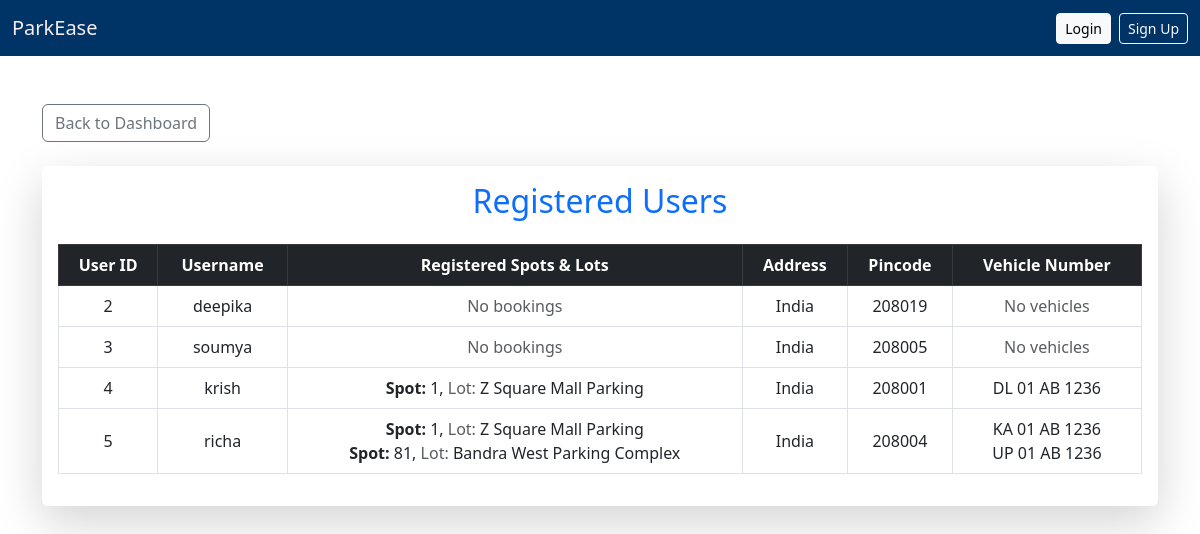
/admin_users, run on the app's committed database.
### database.py (models this page shows)
class User(db.Model):
    __tablename__ = 'users'
    id = db.Column(db.Integer, primary_key=True, autoincrement=True)
    username = db.Column(db.String(80), unique=True, nullable=False)
    password = db.Column(db.String(120), nullable=False)
    is_admin = db.Column(db.Boolean, default=False)
    address=db.Column(db.String(180),  nullable=True)
    pincode=db.Column(db.String(6),  nullable=False)

class ParkingLot(db.Model):
    __tablename__ = 'parking_lots'
    id = db.Column(db.Integer, primary_key=True)
    name = db.Column(db.String(100), nullable=False)
    location = db.Column(db.String(100), nullable=False)
    price = db.Column(db.Float, nullable=False)
    total_spots=db.Column(db.Integer)
    available_spots = db.Column(db.Integer, default=0)

class BookingHistory(db.Model):
    __tablename__ = 'booking_history'
    id = db.Column(db.Integer, primary_key=True)
    user_id = db.Column(db.Integer, db.ForeignKey('users.id'))
    lot_id = db.Column(db.Integer, db.ForeignKey('parking_lots.id'))
    spot_id = db.Column(db.Integer, db.ForeignKey('parking_spots.id'))
    start_time = db.Column(db.DateTime)
    end_time = db.Column(db.DateTime)
    cost = db.Column(db.Float)
    vehicle_number=db.Column(db.String(10), nullable=False)
    user = db.relationship('User', backref='bookings')
    lot = db.relationship('ParkingLot', backref='bookings')
    spot = db.relationship('ParkingSpot', backref='bookings')

### main.py (the view)
@app.route('/admin_users')
def admin_users():
    users = User.query.filter_by(is_admin=False).all()
    user_spots = {}; user_vehicles = {}
    for u in users:
        bookings = BookingHistory.query.filter_by(user_id=u.id).all()
        spots = []; vehicles = set()
        for b in bookings:
            vehicles.add(b.vehicle_number)
            spot = ParkingSpot.query.get(b.spot_id)
            lot = ParkingLot.query.get(spot.lot_id) if spot else None
            if lot: spots.append((spot.id, lot.name))
        user_spots[u.id], user_vehicles[u.id] = spots, vehicles
    return render_template('admin_users.html', users=users,
                           user_spots_lots=user_spots, user_vehicles=user_vehicles)

### templates/admin_users.html (shortened to what this page needs)
{% extends "base.html" %}
{% block content %}
<div class="container mt-5 mb-5">
    <div class="d-flex justify-content-start mb-4">
        <a href="/admin_dashboard" class="btn btn-outline-secondary">
             Back to Dashboard
        </a>
    </div>
    <div class="card shadow-lg border-0">
        <div class="card-body">
            <h2 class="mb-4 text-center text-primary">
                 Registered Users
            </h2>
            {% if users %}
            <div class="table-responsive">
                <table class="table table-hover table-bordered align-middle text-center">
                    <thead class="table-dark">
                        <tr>
                            <th>User ID</th>
                            <th>Username</th>
                            <th>Registered Spots & Lots</th>
                            <th>Address</th>
                            <th>Pincode</th>
                            <th>Vehicle Number</th>
                        </tr>
                    </thead>
                    <tbody>
                        {% for user in users %}
                        <tr>
                            <td>{{ user.id }}</td>
                            <td>{{ user.username }}</td>
                            <td>
                                {% if user_spots_lots[user.id] %}
                                <ul class="list-unstyled mb-0">
                                    {% for spot_id, lot_name in user_spots_lots[user.id] %}
                                    <li><span class="fw-semibold">Spot:</span> {{ spot_id }}, <span class="text-muted">Lot:</span> {{ lot_name }}</li>
                                    {% endfor %}
                                </ul>
                                {% else %}
                                <span class="text-muted">No bookings</span>
                                {% endif %}
                            </td>
                            <td>{{ user.address }}</td>
                            <td>{{ user.pincode }}</td>
                            <td>
                                {% if user_vehicles[user.id] %}
                                <ul class="list-unstyled mb-0">
                                    {% for vehicle in user_vehicles[user.id] %}
                                    <li>{{ vehicle }}</li>
                                    {% endfor %}
                                </ul>
                                {% else %}
                                <span class="text-muted">No vehicles</span>
                                {% endif %}
                            </td>
                        </tr>
                        {% endfor %}
                    </tbody>
                </table>
            </div>
            {% else %}
            <div class="alert alert-warning text-center">
                <i class="bi bi-exclamation-circle-fill"></i> No registered users found.
            </div>
            {% endif %}
        </div>
    </div>
</div>
{% endblock %}

### data on the page
User: id "2", username "deepika", shows "No bookings", address "India", pincode "208019", shows "No vehicles"
User: id "3", username "soumya", shows "No bookings", address "India", pincode "208005", shows "No vehicles"
User: id "4", username "krish", address "India", pincode "208001"
ParkingLot: id "1", name "Z Square Mall Parking"
BookingHistory: vehicle_number "DL 01 AB 1236"
User: id "5", username "richa", address "India", pincode "208004"
ParkingLot: spot_id "81", name "Bandra West Parking Complex"
BookingHistory: vehicle_number "KA 01 AB 1236"
BookingHistory: vehicle_number "UP 01 AB 1236"
